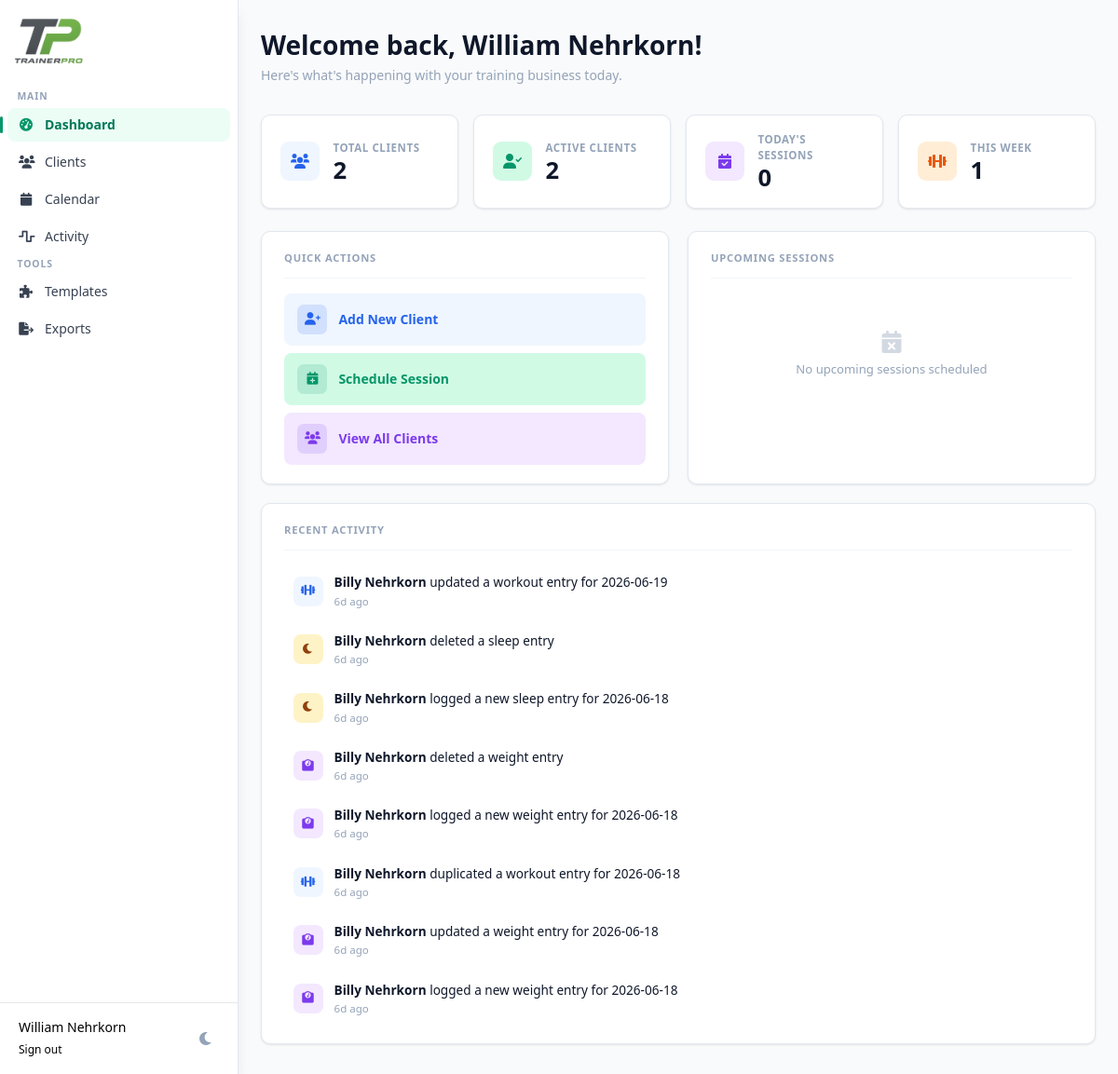
Screenshot of /dashboard (signed in) with the database file from the repository.
### tables this page shows
CREATE TABLE activity_log (
            id           TEXT PRIMARY KEY,
            trainer_id   TEXT NOT NULL,
            client_id    TEXT NOT NULL,
            client_name  TEXT,
            category     TEXT NOT NULL,
            action       TEXT NOT NULL,
            detail       TEXT,
            created_at   TIMESTAMP NOT NULL
        );

### app.py (the view)
@app.route('/dashboard')
@login_required
def dashboard():
    conn = get_db()
    trainer_id = session['user_id']
    today = datetime.now().date()
    week_start = today - timedelta(days=today.weekday())
    week_end = week_start + timedelta(days=6)
    total_clients = \
        conn.execute('SELECT COUNT(*) as count FROM clients WHERE trainer_id = ?', (trainer_id,)).fetchone()[
            'count']
    active_clients = conn.execute('SELECT COUNT(*) as count FROM clients WHERE trainer_id = ? AND status = "active"',
                                  (trainer_id,)).fetchone()['count']
    today_session_count = conn.execute('''
        SELECT COUNT(*) as count FROM sessions
        WHERE trainer_id = ? AND session_date = ? AND status != 'cancelled'
    ''', (trainer_id, today.isoformat())).fetchone()['count']
    week_session_count = conn.execute('''
        SELECT COUNT(*) as count FROM sessions
        WHERE trainer_id = ? AND session_date BETWEEN ? AND ? AND status != 'cancelled'
    ''', (trainer_id, week_start.isoformat(), week_end.isoformat())).fetchone()['count']
    recent_sessions = conn.execute('''
        SELECT s.*, c.name as client_name
        FROM sessions s
        JOIN clients c ON s.client_id = c.id
        WHERE s.trainer_id = ? AND s.session_date >= date('now') AND s.status != 'cancelled'
        ORDER BY s.session_date, s.start_time
        LIMIT 5
    ''', (trainer_id,)).fetchall()
    recent_activity = conn.execute('''
        SELECT id, client_id, client_name, category, action, detail, created_at
        FROM activity_log
        WHERE trainer_id = ?
        ORDER BY created_at DESC
        LIMIT 8
    ''', (trainer_id,)).fetchall()
    conn.close()
    return render_template('dashboard/index.html',
                           total_clients=total_clients,
                           active_clients=active_clients,
                           today_session_count=today_session_count,
                           week_session_count=week_session_count,
                           recent_sessions=recent_sessions,
                           recent_activity=recent_activity)

### auth_utils.py (called while the page is built)
def login_required(f):
    @wraps(f)
    def decorated_function(*args, **kwargs):
        if 'user_id' not in session:
            return redirect(url_for('login'))
        return f(*args, **kwargs)
    return decorated_function

### db.py (called while the page is built)
def get_db():
    conn = sqlite3.connect(DB_PATH)
    conn.row_factory = sqlite3.Row
    return conn

### templates/dashboard/index.html (shortened to what this page needs)
{% extends "base.html" %}
{% block content %}
<div class="page-wrap">
  <div class="dash-header">
    <div class="dash-greeting">Welcome back, {{ session.user_name }}!</div>
    <div class="dash-subtitle">Here's what's happening with your training business today.</div>
  </div>
  <div class="stats-grid">
    <div class="stat-card">
      <div class="stat-icon blue"><i class="fas fa-users"></i></div>
      <div>
        <div class="stat-label">Total Clients</div>
        <div class="stat-value">{{ total_clients }}</div>
      </div>
    </div>
    <div class="stat-card">
      <div class="stat-icon green"><i class="fas fa-user-check"></i></div>
      <div>
        <div class="stat-label">Active Clients</div>
        <div class="stat-value">{{ active_clients }}</div>
      </div>
    </div>
    <div class="stat-card">
      <div class="stat-icon purple"><i class="fas fa-calendar-check"></i></div>
      <div>
        <div class="stat-label">Today's Sessions</div>
        <div class="stat-value">{{ today_session_count }}</div>
      </div>
    </div>
    <div class="stat-card">
      <div class="stat-icon orange"><i class="fas fa-dumbbell"></i></div>
      <div>
        <div class="stat-label">This Week</div>
        <div class="stat-value">{{ week_session_count }}</div>
      </div>
    </div>
  </div>
  <div class="main-grid">
    <div class="card">
      <div class="card-header">
        <span class="card-title">Quick Actions</span>
      </div>
      <div class="action-list">
        <a href="{{ url_for('new_client') }}" class="action-link blue">
          <div class="action-link-icon"><i class="fas fa-user-plus"></i></div>
          Add New Client
        </a>
        <a href="{{ url_for('calendar') }}" class="action-link green">
          <div class="action-link-icon"><i class="fas fa-calendar-plus"></i></div>
          Schedule Session
        </a>
        <a href="{{ url_for('clients') }}" class="action-link purple">
          <div class="action-link-icon"><i class="fas fa-users"></i></div>
          View All Clients
        </a>
      </div>
    </div>
    <div class="card">
      <div class="card-header">
        <span class="card-title">Upcoming Sessions</span>
      </div>
      {% if recent_sessions %}
        <div class="session-list">
          {% for session in recent_sessions %}
          <div class="session-item">
            <div class="session-accent"></div>
            <div class="session-body">
              <div>
                <div class="session-client">{{ session.client_name }}</div>
                <div class="session-time">{{ session.session_date }} &middot; {{ session.start_time }}</div>
              </div>
              <span class="session-type-badge">{{ session.session_type }}</span>
            </div>
          </div>
          {% endfor %}
        </div>
      {% else %}
        <div class="empty-state">
          <i class="fas fa-calendar-xmark"></i>
          <p>No upcoming sessions scheduled</p>
        </div>
      {% endif %}
    </div>
  </div>
  <div class="card activity-card">
    <div class="card-header">
      <span class="card-title">Recent Activity</span>
    </div>
    {% if recent_activity %}
      <div class="activity-list">
        {% for event in recent_activity %}
        <div class="activity-item">
          <div class="activity-icon {{ event.category }}">
            {% if event.category == 'workout' %}<i class="fas fa-dumbbell"></i>
            {% elif event.category == 'weight' %}<i class="fas fa-weight-scale"></i>
            {% elif event.category == 'sleep' %}<i class="fas fa-moon"></i>
            {% elif event.category == 'nutrition' %}<i class="fas fa-utensils"></i>
            {% elif event.category == 'photos' %}<i class="fas fa-camera"></i>
            {% elif event.category == 'measurements' %}<i class="fas fa-ruler"></i>
            {% else %}<i class="fas fa-circle-info"></i>
            {% endif %}
          </div>
          <div class="activity-text">
            <div class="activity-line">
              <strong>{{ event.client_name }}</strong>
              {% if event.action == 'created' %}logged a new
              {% elif event.action == 'updated' %}updated a
              {% elif event.action == 'deleted' %}deleted a
              {% elif event.action == 'duplicated' %}duplicated a
              {% else %}{{ event.action }}
              {% endif %}
              {{ event.category }} entry{% if event.detail %} for {{ event.detail }}{% endif %}
            </div>
            <div class="activity-time" data-timestamp="{{ event.created_at }}">{{ event.created_at }}</div>
          </div>
        </div>
        {% endfor %}
      </div>
    {% else %}
      <div class="empty-state">
        <i class="fas fa-wave-square"></i>
        <p>No client activity yet</p>
      </div>
    {% endif %}
  </div>
</div>
{% endblock %}

### rows the page displays
activity_log: client_name "Billy Nehrkorn", action "updated a", category "workout", detail "2026-06-19"
activity_log: client_name "Billy Nehrkorn", action "deleted a", category "sleep"
activity_log: client_name "Billy Nehrkorn", action "logged a new", category "sleep", detail "2026-06-18"
activity_log: client_name "Billy Nehrkorn", action "deleted a", category "weight"
activity_log: client_name "Billy Nehrkorn", action "logged a new", category "weight", detail "2026-06-18"
activity_log: client_name "Billy Nehrkorn", action "duplicated a", category "workout", detail "2026-06-18"
activity_log: client_name "Billy Nehrkorn", action "updated a", category "weight", detail "2026-06-18"
activity_log: client_name "Billy Nehrkorn", action "logged a new", category "weight", detail "2026-06-18"

### other values shown
{{ session.user_name }} "William Nehrkorn"
{{ total_clients }} "2"
{{ active_clients }} "2"
{{ today_session_count }} "0"
{{ week_session_count }} "1"
